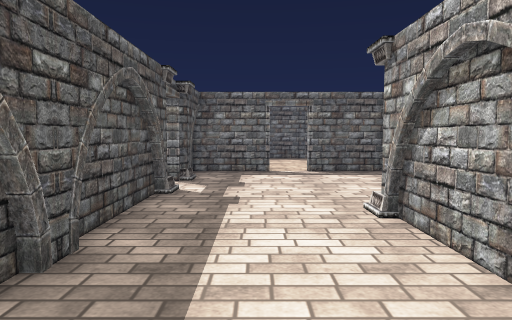
View 1 (above)

22 first-person views from a walk through a 3-D level made in the Unity game engine. The camera is 1.4 m above the floor, tilts 4° down and sees 70° across. The floor is counted in squares, 1 m on a side. Each view is taken from the middle of a square. On the plan, view 1 faces up. The plan holds only what a view shows up to about 16 squares ahead; the rest is blank. The place goes on beyond the plan. The player character is not drawn. Door leaves are left out, so doorways stand open. Some surface patterns are stand-ins.

View 2
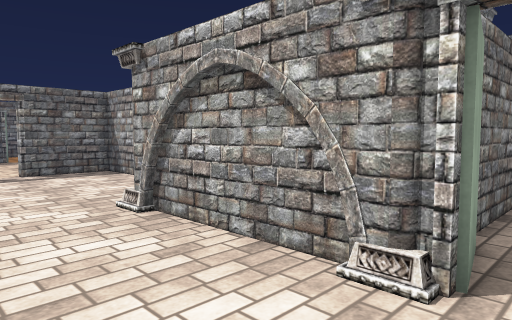

View 3
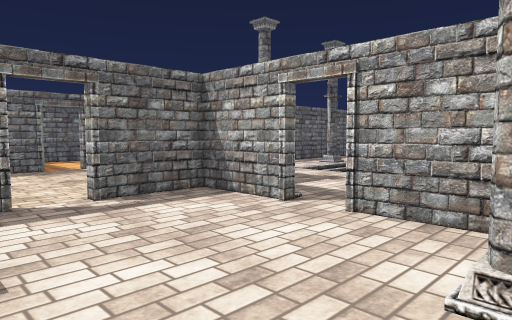

View 4
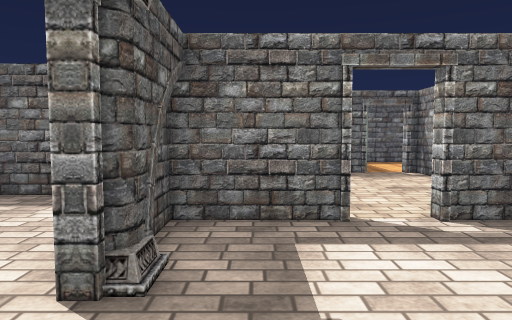

View 5
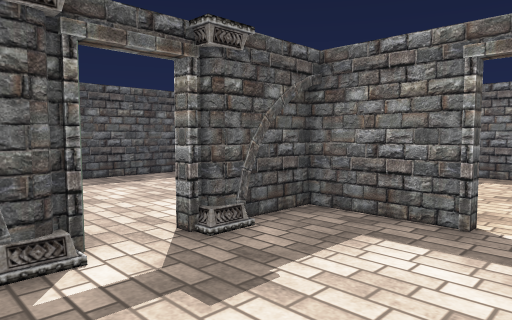

View 6
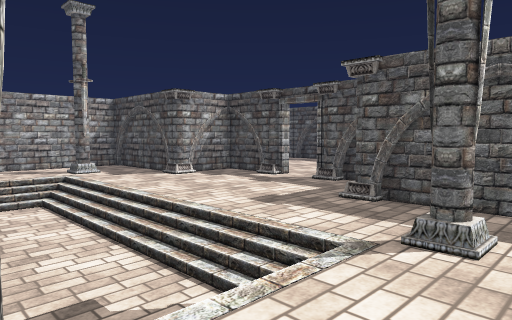

View 7
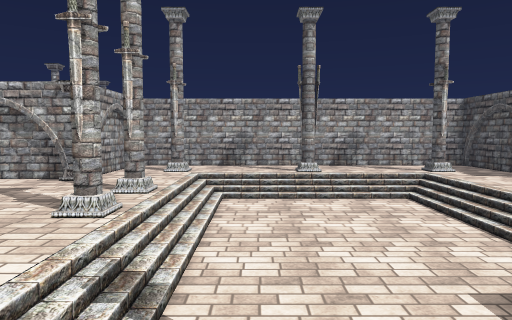

View 8
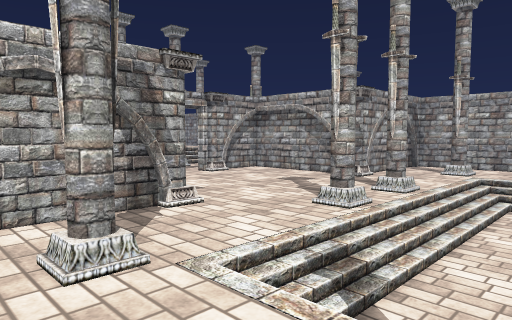

View 9
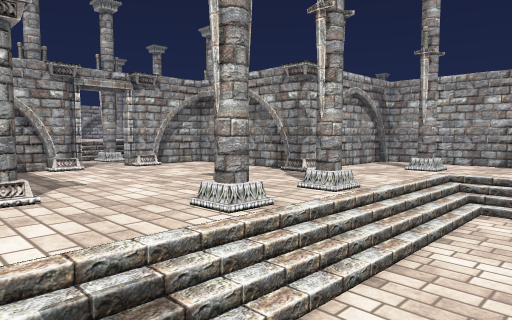

View 10
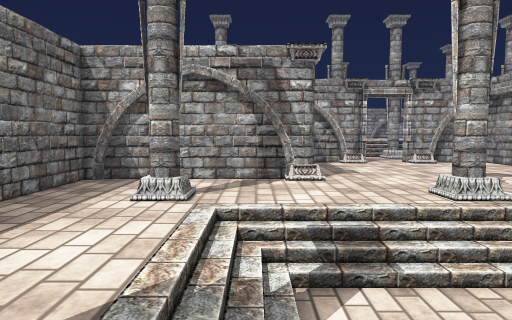

View 11
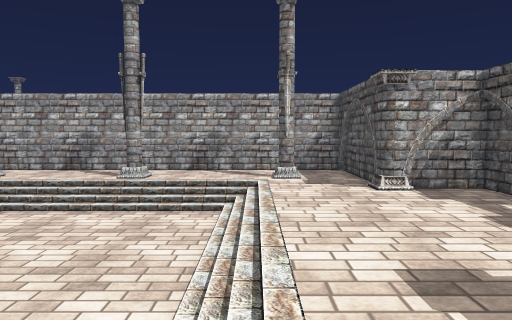

View 12
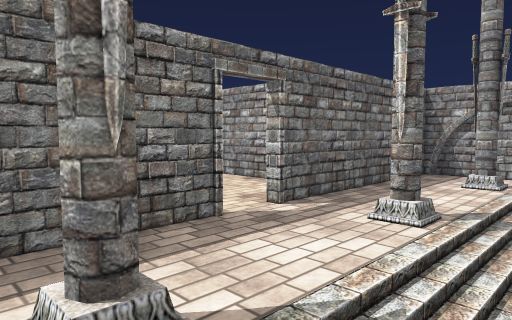

View 13
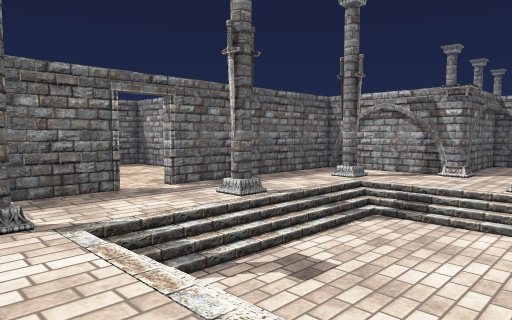

View 14
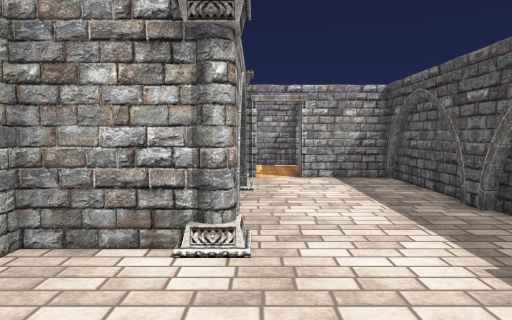

View 15
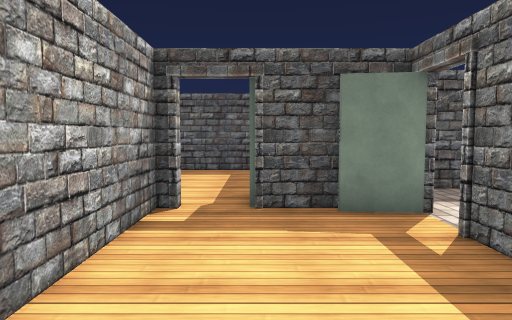

View 16
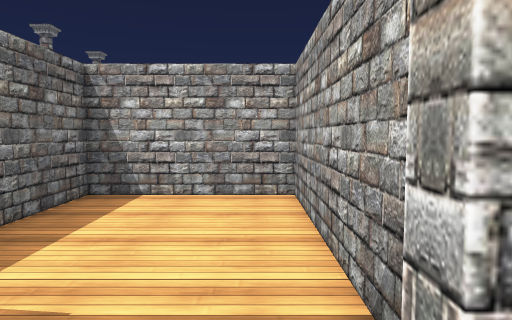

View 17
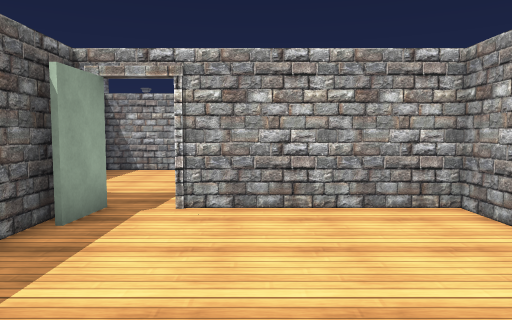

View 18
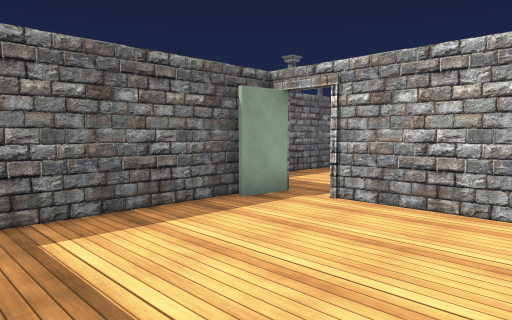

View 19
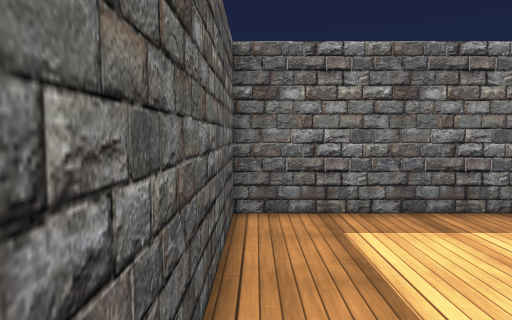

View 20
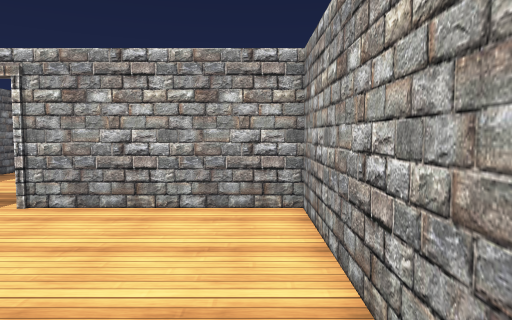

View 21
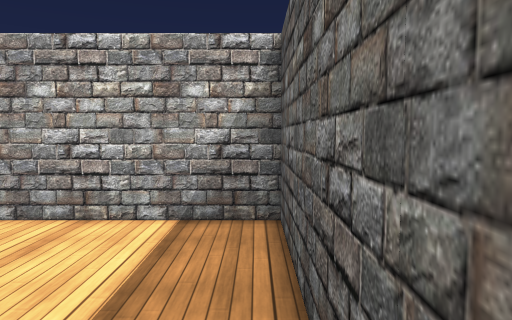

View 22
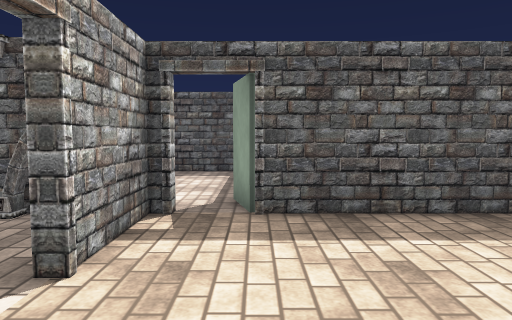

### Floor plan
Key: @ floor where view 1 was taken; # wall or solid block; . main floor; - floor 0.75 m lower than the main floor; / step, stairs or slope; D open door; = window, fence, low wall or low ledge; P pillar; O other object.
Columns run from 10 left of view 1 to 31 right of it. Each row starts with its distance up from view 1.
 20        #... ...#        ...
 19        #... ...     ####.########
 18        #.......     ............##
 17    ##  #......   #..O....O....O..#      O
 16 #  ...##.......  #..O....O....O..#      O
 15 #...........D    ##../////////..##
 14 #.......###.DD## PP..//-----//..PP#####
 13 #.......#......#.....//-----//........
 12 #.......P......P.....//-----//O......P# O
 11    .....P......P.....//-----//O......P# O
 10      ................//-----//.........../
  9        #P......P.....//-----//O......P..O/
  8        ##......P.....//-----//.......P
  7        #....PP.#.PP..//-----//..PP...#
  6        #.....#####P../////////..O#####
  5        ##....#   #.../////////...#
  4         #....#   #..O....O....O..#
  3        ##....#   #...............#
  2        #....P######.............##
  1        #....P##...###############
  0        ##.@..
 -1         ###.######
 -2           #.......#
 -3   #########.......#
 -4   #......##.......#
 -5   #...............#
 -6   #.......########=
 -7   #.......#
 -8   #.......#
 -9   #.......#
-10   #.......#
-11   #########

Where each view was taken, in squares from view 1:
view 1: 0 up, 0 right, facing up
view 2: 0 up, 1 left, facing up-right
view 3: 6 up, 1 left, facing up-right
view 4: 8 up, 1 left, facing up
view 5: 8 up, 2 right, facing up-left
view 6: 18 up, 15 right, facing down-left
view 7: 18 up, 17 right, facing down
view 8: 18 up, 16 right, facing down-right
view 9: 15 up, 16 right, facing down-right
view 10: 15 up, 14 right, facing right
view 11: 16 up, 11 right, facing down
view 12: 14 up, 9 right, facing up-right
view 13: 10 up, 9 right, facing up-right
view 14: 11 up, 2 right, facing down
view 15: 4 down, 7 right, facing left
view 16: 5 down, 1 left, facing right
view 17: 7 down, 7 left, facing right
view 18: 10 down, 7 left, facing up-right
view 19: 10 down, 7 left, facing up
view 20: 10 down, 7 left, facing right
view 21: 5 down, 7 left, facing down
view 22: 16 up, 4 right, facing left
